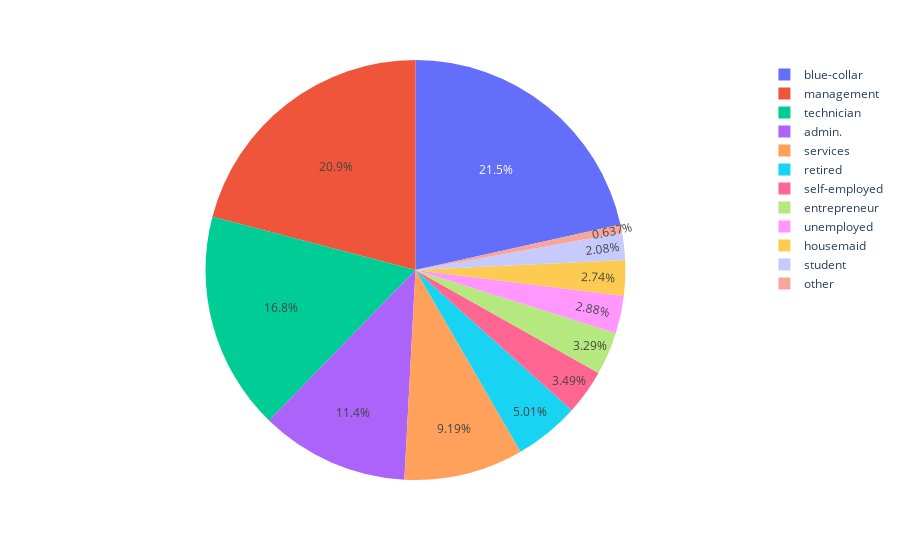

Notebook cell for this chart:
### Code cell
labels = data['job'].value_counts().index
values = data['job'].value_counts().values

fig = px.pie(data, values= values, names= labels)
fig.update_traces(textposition='inside')
fig.update_layout(uniformtext_minsize=12, uniformtext_mode='show')
fig.show()

### Figure 1 — Plotly figure (JSON) as saved in the notebook; plotly's stock layout.template omitted (floating-point values rounded to 4 significant figures)
{"data": [{"domain": {"x": [0, 1], "y": [0, 1]}, "hovertemplate": "label=%{label}<br>value=%{value}<extra></extra>", "labels": ["blue-collar", "management", "technician", "admin.", "services", "retired", "self-employed", "entrepreneur", "unemployed", "housemaid", "student", "other"], "legendgroup": "", "name": "", "showlegend": true, "textposition": "inside", "type": "pie", "values": [9727, 9450, 7593, 5171, 4151, 2263, 1579, 1487, 1303, 1240, 938, 288]}], "layout": {"legend": {"tracegroupgap": 0}, "margin": {"t": 60}, "uniformtext": {"minsize": 12, "mode": "show"}}}
